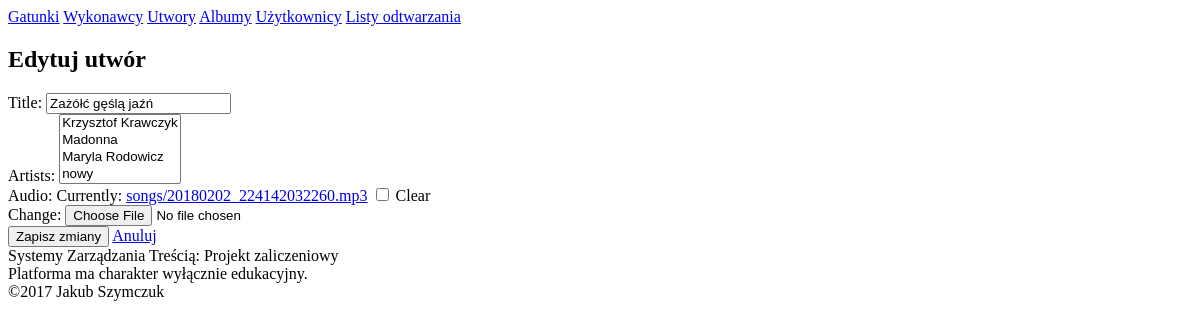
/cms/song/edit/7/, run on an earlier commit of the app's database.
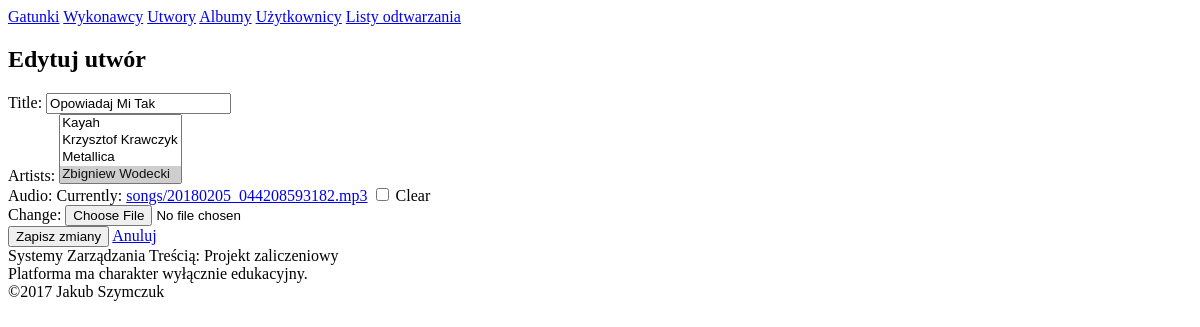
And on a later commit of the database.
### tunefy_cms/models.py (models this page shows, shortened)
class Song(Model):
    title = CharField(max_length=64)
    artists = ManyToManyField(Artist, blank=True, related_name='artists+')
    audio = FileField(upload_to=path_and_rename('songs'), blank=True)

### tunefy_cms/views/song.py (the view)
# urls.py: path('song/edit/<id>/',      song.edit,      name='song.edit'),
def edit(request, id):
    artist = Song.objects.get(pk = id)
    if request.method == 'POST':
        form = CreateSongForm(request.POST, request.FILES, instance = artist)
        if form.is_valid():
            form.save()
            if 'audio' in form.changed_data:
                audio = form.initial['audio'].name
                remove_file(os.path.join(settings.MEDIA_ROOT, audio))
            return redirect('song.index')
    else:
        form = CreateSongForm(instance = artist)
    return render(request, 'tunefy_cms/song/edit.html', {
        'form': form,
        'song_id': id
    })

### tunefy_cms/forms.py
class CreateSongForm(ModelForm):
    class Meta:
        model = Song
        fields = ['title', 'artists', 'audio']
    def __init__(self, *args, **kwargs):
         super(CreateSongForm, self).__init__(*args, **kwargs)

### tunefy_cms/models.py (called while the page is built)
    def __str__(self):
        return self.name

### tunefy_cms/templates/tunefy_cms/song/edit.html (shortened to what this page needs)
{% extends 'tunefy_cms/layout.html' %}
{% block page_headline %}
    <h2>{% block title %}Edytuj utwór{% endblock %}</h2>
{% endblock %}
{% block content %}
    <form action="{% url 'song.edit' song_id %}" method="post" enctype="multipart/form-data">
        {% include "tunefy_cms/form_field_set.html" with form=form %}
        <input type="submit" value="Zapisz zmiany" />
        <a href="{% url 'song.index' %}">Anuluj</a>
    </form>
{% endblock %}

### tunefy_cms/templates/tunefy_cms/form_field_set.html (shortened to what this page needs)
{% for field in form.visible_fields %}
    <div class="form-field">
        {{ field.label_tag }}
        {{ field }}
    </div>
{% endfor %}

What changed in the data, as far as the page shows it:
changed Song: title "Zażółć gęślą jaźń" → "Opowiadaj Mi Tak"
Also different on the page:
form field artists: "Krzysztof Krawczyk / Madonna / Maryla Rodowicz / nowy" → "Kayah / Krzysztof Krawczyk / Metallica / Zbigniew Wodecki ☑"
text no longer shown: "Currently: songs/20180202_224142032260.mp3 Clear Change:"
text now shown: "Currently: songs/20180205_044208593182.mp3 Clear Change:"
